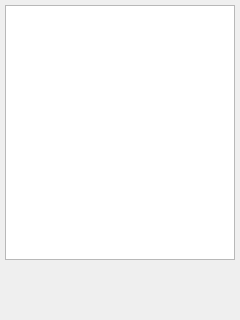
<?xml version="1.0" encoding="UTF-8"?>
<ui version="4.0">
 <class>photogallery</class>
 <widget class="QDialog" name="photogallery">
  <property name="geometry">
   <rect>
    <x>0</x>
    <y>0</y>
    <width>240</width>
    <height>320</height>
   </rect>
  </property>
  <property name="windowTitle">
   <string>photogallery</string>
  </property>
  <widget class="QTableWidget" name="maletable">
   <property name="geometry">
    <rect>
     <x>5</x>
     <y>5</y>
     <width>230</width>
     <height>255</height>
    </rect>
   </property>
   <property name="verticalScrollBarPolicy">
    <enum>Qt::ScrollBarAsNeeded</enum>
   </property>
   <property name="horizontalScrollBarPolicy">
    <enum>Qt::ScrollBarAlwaysOff</enum>
   </property>
   <property name="editTriggers">
    <set>QAbstractItemView::NoEditTriggers</set>
   </property>
   <property name="iconSize">
    <size>
     <width>40</width>
     <height>40</height>
    </size>
   </property>
   <attribute name="horizontalHeaderVisible">
    <bool>false</bool>
   </attribute>
   <attribute name="horizontalHeaderHighlightSections">
    <bool>false</bool>
   </attribute>
   <attribute name="verticalHeaderVisible">
    <bool>false</bool>
   </attribute>
   <attribute name="verticalHeaderHighlightSections">
    <bool>false</bool>
   </attribute>
  </widget>
 </widget>
 <resources/>
 <connections/>
</ui>
